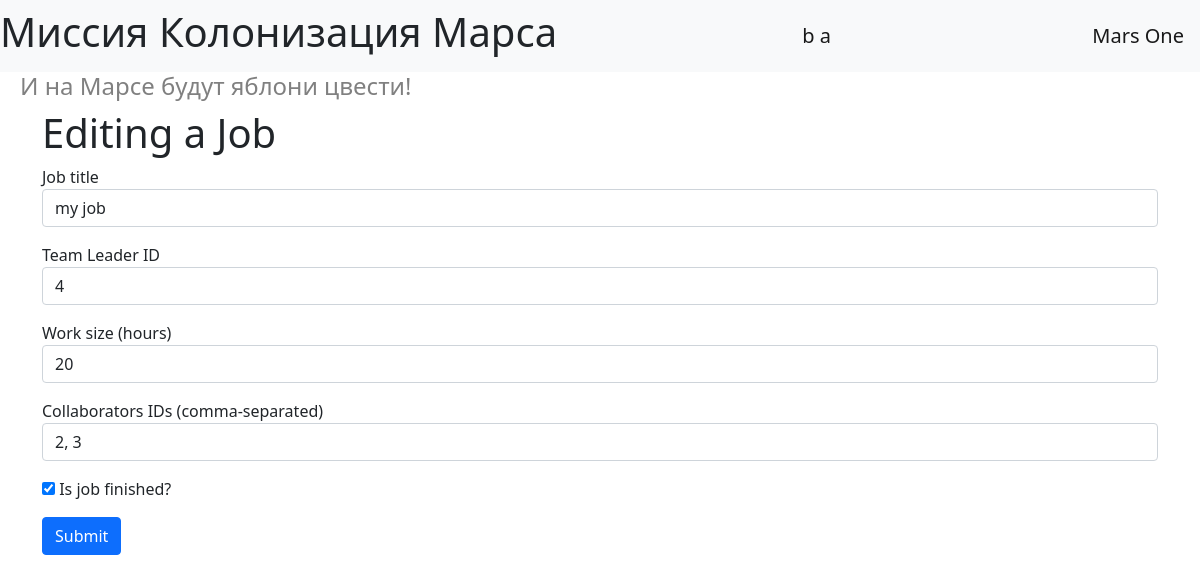
The app's page /edit-job/3 (signed in) with its own data.
### data/models.py (models this page shows, shortened)
class User(SqlAlchemyBase, UserMixin):
    __tablename__ = 'users'
    id = sqlalchemy.Column(sqlalchemy.Integer,
                           primary_key=True, autoincrement=True)
    surname = sqlalchemy.Column(sqlalchemy.String)
    name = sqlalchemy.Column(sqlalchemy.String)
    age = sqlalchemy.Column(sqlalchemy.Integer)
    position = sqlalchemy.Column(sqlalchemy.String)
    speciality = sqlalchemy.Column(sqlalchemy.String)
    address = sqlalchemy.Column(sqlalchemy.String)
    email = sqlalchemy.Column(sqlalchemy.String, unique=True)
    hashed_password = sqlalchemy.Column(sqlalchemy.String, nullable=True)
    modified_date = sqlalchemy.Column(sqlalchemy.DateTime,
                                      default=datetime.datetime.now)

class Jobs(SqlAlchemyBase):
    __tablename__ = 'jobs'
    id = sqlalchemy.Column(sqlalchemy.Integer,
                           primary_key=True, autoincrement=True)
    team_leader = sqlalchemy.Column(sqlalchemy.Integer, sqlalchemy.ForeignKey('users.id'))
    job = sqlalchemy.Column(sqlalchemy.String)
    work_size = sqlalchemy.Column(sqlalchemy.Integer)
    collaborators = sqlalchemy.Column(sqlalchemy.String)
    start_date = sqlalchemy.Column(sqlalchemy.DateTime, default=datetime.datetime.now)
    end_date = sqlalchemy.Column(sqlalchemy.DateTime, default=datetime.datetime.now)
    is_finished = sqlalchemy.Column(sqlalchemy.Boolean)

### main.py (the view, shortened to what this page needs)
@app.route('/edit-job/<int:job_id>', methods=['GET', 'POST'])
@login_required
def edit_job(job_id):
    job = session.query(Jobs).get(job_id)
    if job:
        if current_user.id == 1 or current_user.id == job.team_leader:
            form = AddJobForm(obj=job)
            return render_template('add_job.html', title='Editing a Job', form=form)
        return redirect('/?message=You haven\'t permission for editing others '
                        'jobs!&message_type=danger')
    return redirect(f'/?message=Job with id {job_id} not found&message_type=danger')

### forms.py
class AddJobForm(FlaskForm):
    job = StringField('Job title', validators=[DataRequired()])
    team_leader = IntegerField('Team Leader ID', validators=[DataRequired()])
    work_size = IntegerField('Work size (hours)', validators=[DataRequired()])
    collaborators = StringField('Collaborators IDs (comma-separated)',
                                validators=[DataRequired()])
    is_finished = BooleanField('Is job finished?')
    submit = SubmitField('Submit')

### main.py (called while the page is built)
@login_manager.user_loader
def load_user(user_id):
    return session.query(User).get(user_id)

### templates/add_job.html (shortened to what this page needs)
{% extends 'base.html' %}
{% block content %}
    <h1>{{ title }}</h1>
    <form action="" method="post" novalidate>
        {% for field in form if field.name not in ('csrf_token', 'submit', 'is_finished') %}
            <p>
                {{ field.label() }}<br>
                {% set params = {'class': 'form-control', 'type': 'number' if field.name in ('work_size', 'team_leader') else 'text'} %}
                {{ field(**params)}}
            </p>
        {% endfor %}
        <p>{{ form.is_finished() }} {{ form.is_finished.label }}</p>
        <p>{{ form.submit(type="submit", class="btn btn-primary") }}</p>
    </form>
{% endblock %}

### templates/base.html (shortened to what this page needs)
<!DOCTYPE html>
<html lang="en">
    <head>
        <link href="https://cdn.jsdelivr.net/npm/bootstrap@5.0.0-beta2/dist/css/bootstrap.min.css"
              rel="stylesheet"
>
        <link rel="stylesheet" type="text/css" href="{{ url_for('static', filename='css/style.css') }}"/>
    </head>
    <body>
        <header>
            <nav class="navbar navbar-light bg-light">
                <h1>Миссия Колонизация Марса</h1>
                {% if current_user.is_authenticated %}
                    <a class="navbar-brand" href="/logout">{{ current_user.name }} {{ current_user.surname }}</a>
                {% else %}
                <div class="navbar-brand">
                    <a class="btn btn-primary" href="/register">Register</a>
                    <a class="btn btn-success" href="/login">Login</a>
                </div>
                {% endif %}
                <a class="navbar-brand" href="/">Mars One</a>
            </nav>
        </header>
        <h4>И на Марсе будут яблони цвести!</h4>
        <main role="main" class="container">
            {% block content %}{% endblock %}
        </main>
    </body>
</html>

### static/css/style.css (style rules this page uses)
h4 { color: grey; margin-left: 20px; }

### records on screen
User: name "b", surname "a"
Jobs: job "my job" "4" "20" "2, 3"

### other values on screen
{{ title }} "Editing a Job"
{{ field.label() }} "Job title" "Team Leader ID" "Work size (hours)" "Collaborators IDs (comma-separated)"
